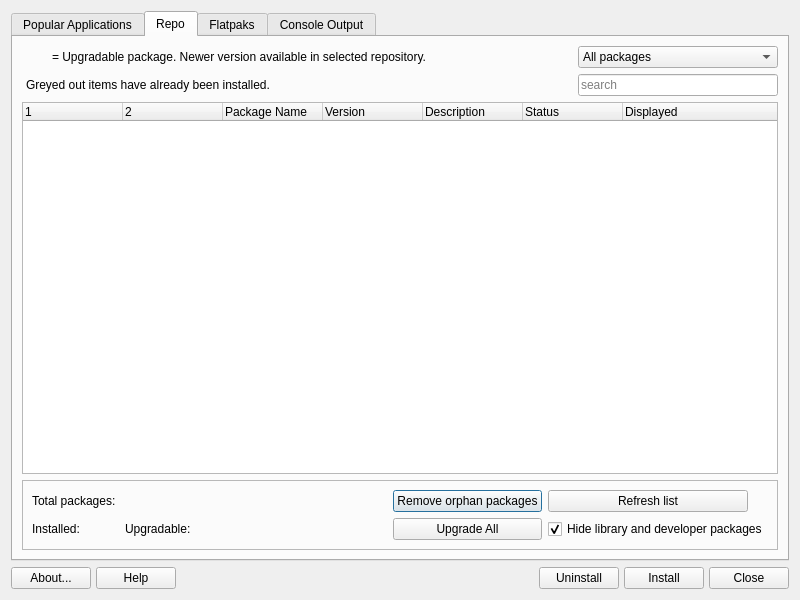
<?xml version="1.0" encoding="UTF-8"?>
<ui version="4.0">
 <class>MainWindow</class>
 <widget class="QDialog" name="MainWindow">
  <property name="geometry">
   <rect>
    <x>0</x>
    <y>0</y>
    <width>800</width>
    <height>600</height>
   </rect>
  </property>
  <property name="sizePolicy">
   <sizepolicy hsizetype="MinimumExpanding" vsizetype="MinimumExpanding">
    <horstretch>0</horstretch>
    <verstretch>0</verstretch>
   </sizepolicy>
  </property>
  <property name="windowTitle">
   <string>Packarch Package Installer</string>
  </property>
  <property name="sizeGripEnabled">
   <bool>false</bool>
  </property>
  <property name="modal">
   <bool>false</bool>
  </property>
  <layout class="QVBoxLayout" name="verticalLayout">
   <item>
    <widget class="QTabWidget" name="tabWidget">
     <property name="sizePolicy">
      <sizepolicy hsizetype="Ignored" vsizetype="Expanding">
       <horstretch>0</horstretch>
       <verstretch>0</verstretch>
      </sizepolicy>
     </property>
     <property name="currentIndex">
      <number>1</number>
     </property>
     <property name="documentMode">
      <bool>false</bool>
     </property>
     <property name="tabsClosable">
      <bool>false</bool>
     </property>
     <property name="movable">
      <bool>false</bool>
     </property>
     <widget class="QWidget" name="tabPopular">
      <property name="sizePolicy">
       <sizepolicy hsizetype="Preferred" vsizetype="Expanding">
        <horstretch>0</horstretch>
        <verstretch>0</verstretch>
       </sizepolicy>
      </property>
      <attribute name="title">
       <string>Popular Applications</string>
      </attribute>
      <layout class="QGridLayout" name="gridLayout">
       <item row="3" column="0" colspan="5">
        <widget class="QTreeWidget" name="treePopularApps">
         <property name="frameShadow">
          <enum>QFrame::Raised</enum>
         </property>
         <property name="tabKeyNavigation">
          <bool>true</bool>
         </property>
         <property name="selectionMode">
          <enum>QAbstractItemView::SingleSelection</enum>
         </property>
         <column>
          <property name="text">
           <string/>
          </property>
         </column>
         <column>
          <property name="text">
           <string/>
          </property>
         </column>
         <column>
          <property name="text">
           <string>Package</string>
          </property>
         </column>
         <column>
          <property name="text">
           <string>Info</string>
          </property>
         </column>
         <column>
          <property name="text">
           <string>Description</string>
          </property>
         </column>
        </widget>
       </item>
       <item row="2" column="2">
        <widget class="QLineEdit" name="searchPopular">
         <property name="minimumSize">
          <size>
           <width>150</width>
           <height>0</height>
          </size>
         </property>
         <property name="maximumSize">
          <size>
           <width>200</width>
           <height>16777215</height>
          </size>
         </property>
         <property name="placeholderText">
          <string>search</string>
         </property>
         <property name="clearButtonEnabled">
          <bool>true</bool>
         </property>
        </widget>
       </item>
       <item row="1" column="0" rowspan="2">
        <widget class="QLabel" name="label">
         <property name="text">
          <string>&lt;html&gt;&lt;head/&gt;&lt;body&gt;&lt;p&gt;&lt;span style=&quot; font-size:16pt;&quot;&gt;Manage popular packages&lt;/span&gt;&lt;/p&gt;&lt;p&gt;Greyed out items have already been installed.&lt;/p&gt;&lt;/body&gt;&lt;/html&gt;</string>
         </property>
        </widget>
       </item>
       <item row="2" column="1">
        <spacer name="horizontalSpacer">
         <property name="orientation">
          <enum>Qt::Horizontal</enum>
         </property>
         <property name="sizeType">
          <enum>QSizePolicy::Expanding</enum>
         </property>
         <property name="sizeHint" stdset="0">
          <size>
           <width>350</width>
           <height>20</height>
          </size>
         </property>
        </spacer>
       </item>
      </layout>
     </widget>
     <widget class="QWidget" name="tabRepo">
      <property name="sizePolicy">
       <sizepolicy hsizetype="Preferred" vsizetype="Expanding">
        <horstretch>0</horstretch>
        <verstretch>0</verstretch>
       </sizepolicy>
      </property>
      <attribute name="title">
       <string>Repo</string>
      </attribute>
      <layout class="QGridLayout" name="gridLayout_2">
       <item row="1" column="3">
        <widget class="QComboBox" name="comboFilterRepo">
         <property name="enabled">
          <bool>true</bool>
         </property>
         <property name="minimumSize">
          <size>
           <width>150</width>
           <height>0</height>
          </size>
         </property>
         <property name="maximumSize">
          <size>
           <width>200</width>
           <height>16777215</height>
          </size>
         </property>
         <property name="toolTip">
          <string>&lt;html&gt;&lt;head/&gt;&lt;body&gt;&lt;p&gt;Filter packages according to their status.&lt;/p&gt;&lt;/body&gt;&lt;/html&gt;</string>
         </property>
         <property name="currentText">
          <string>All packages</string>
         </property>
         <item>
          <property name="text">
           <string>All packages</string>
          </property>
         </item>
         <item>
          <property name="text">
           <string>Installed</string>
          </property>
         </item>
         <item>
          <property name="text">
           <string>Upgradable</string>
          </property>
         </item>
         <item>
          <property name="text">
           <string>Not installed</string>
          </property>
         </item>
        </widget>
       </item>
       <item row="2" column="3">
        <widget class="QLineEdit" name="searchBoxRepo">
         <property name="minimumSize">
          <size>
           <width>150</width>
           <height>0</height>
          </size>
         </property>
         <property name="maximumSize">
          <size>
           <width>200</width>
           <height>16777215</height>
          </size>
         </property>
         <property name="placeholderText">
          <string>search</string>
         </property>
         <property name="clearButtonEnabled">
          <bool>true</bool>
         </property>
        </widget>
       </item>
       <item row="3" column="0" colspan="4">
        <widget class="QTreeWidget" name="treeRepo">
         <property name="sortingEnabled">
          <bool>false</bool>
         </property>
         <column>
          <property name="text">
           <string notr="true"/>
          </property>
         </column>
         <column>
          <property name="text">
           <string/>
          </property>
         </column>
         <column>
          <property name="text">
           <string>Package Name</string>
          </property>
         </column>
         <column>
          <property name="text">
           <string>Version</string>
          </property>
         </column>
         <column>
          <property name="text">
           <string>Description</string>
          </property>
         </column>
         <column>
          <property name="text">
           <string notr="true">Status</string>
          </property>
         </column>
         <column>
          <property name="text">
           <string notr="true">Displayed</string>
          </property>
         </column>
        </widget>
       </item>
       <item row="4" column="0" colspan="4">
        <widget class="QFrame" name="frame">
         <property name="frameShape">
          <enum>QFrame::StyledPanel</enum>
         </property>
         <property name="frameShadow">
          <enum>QFrame::Raised</enum>
         </property>
         <layout class="QGridLayout" name="gridLayout_9">
          <item row="0" column="3">
           <widget class="QLabel" name="labelNumApps">
            <property name="text">
             <string/>
            </property>
           </widget>
          </item>
          <item row="0" column="6" colspan="2">
           <widget class="QPushButton" name="pushRemoveOrphan">
            <property name="text">
             <string>Remove orphan packages</string>
            </property>
            <property name="icon">
             <iconset theme="remove">
              <normaloff>.</normaloff>.</iconset>
            </property>
           </widget>
          </item>
          <item row="1" column="0">
           <widget class="QLabel" name="labelInstalled">
            <property name="text">
             <string>Installed:</string>
            </property>
           </widget>
          </item>
          <item row="0" column="4">
           <spacer name="horizontalSpacer_2">
            <property name="orientation">
             <enum>Qt::Horizontal</enum>
            </property>
            <property name="sizeHint" stdset="0">
             <size>
              <width>40</width>
              <height>20</height>
             </size>
            </property>
           </spacer>
          </item>
          <item row="1" column="5">
           <spacer name="horizontalSpacer_4">
            <property name="orientation">
             <enum>Qt::Horizontal</enum>
            </property>
            <property name="sizeType">
             <enum>QSizePolicy::Preferred</enum>
            </property>
            <property name="sizeHint" stdset="0">
             <size>
              <width>20</width>
              <height>20</height>
             </size>
            </property>
           </spacer>
          </item>
          <item row="1" column="6" colspan="2">
           <widget class="QPushButton" name="pushUpgradeAll">
            <property name="text">
             <string>Upgrade All</string>
            </property>
            <property name="icon">
             <iconset theme="system-upgrade">
              <normaloff>.</normaloff>.</iconset>
            </property>
            <property name="autoDefault">
             <bool>false</bool>
            </property>
           </widget>
          </item>
          <item row="1" column="2">
           <spacer name="horizontalSpacer_6">
            <property name="orientation">
             <enum>Qt::Horizontal</enum>
            </property>
            <property name="sizeType">
             <enum>QSizePolicy::Preferred</enum>
            </property>
            <property name="sizeHint" stdset="0">
             <size>
              <width>20</width>
              <height>20</height>
             </size>
            </property>
           </spacer>
          </item>
          <item row="0" column="8">
           <widget class="QPushButton" name="pushForceUpdateRepo">
            <property name="minimumSize">
             <size>
              <width>150</width>
              <height>0</height>
             </size>
            </property>
            <property name="maximumSize">
             <size>
              <width>200</width>
              <height>16777215</height>
             </size>
            </property>
            <property name="text">
             <string>Refresh list</string>
            </property>
            <property name="icon">
             <iconset theme="reload">
              <normaloff>.</normaloff>.</iconset>
            </property>
            <property name="autoDefault">
             <bool>false</bool>
            </property>
           </widget>
          </item>
          <item row="1" column="1">
           <widget class="QLabel" name="labelNumInst">
            <property name="text">
             <string/>
            </property>
           </widget>
          </item>
          <item row="1" column="8">
           <widget class="QCheckBox" name="checkHideLibs">
            <property name="text">
             <string>Hide library and developer packages</string>
            </property>
            <property name="checked">
             <bool>true</bool>
            </property>
           </widget>
          </item>
          <item row="0" column="0" colspan="3">
           <widget class="QLabel" name="labelTotalApps">
            <property name="text">
             <string>Total packages:</string>
            </property>
           </widget>
          </item>
          <item row="1" column="3">
           <widget class="QLabel" name="labelUpgradable">
            <property name="text">
             <string>Upgradable:</string>
            </property>
           </widget>
          </item>
          <item row="1" column="4">
           <widget class="QLabel" name="labelNumUpgr">
            <property name="text">
             <string/>
            </property>
           </widget>
          </item>
          <item row="0" column="5">
           <spacer name="horizontalSpacer_3">
            <property name="orientation">
             <enum>Qt::Horizontal</enum>
            </property>
            <property name="sizeHint" stdset="0">
             <size>
              <width>40</width>
              <height>20</height>
             </size>
            </property>
           </spacer>
          </item>
         </layout>
        </widget>
       </item>
       <item row="2" column="0" colspan="3">
        <widget class="QLabel" name="label_3">
         <property name="text">
          <string>Greyed out items have already been installed.</string>
         </property>
         <property name="margin">
          <number>0</number>
         </property>
         <property name="indent">
          <number>4</number>
         </property>
        </widget>
       </item>
       <item row="1" column="0">
        <widget class="QPushButton" name="icon">
         <property name="enabled">
          <bool>true</bool>
         </property>
         <property name="sizePolicy">
          <sizepolicy hsizetype="Fixed" vsizetype="Fixed">
           <horstretch>0</horstretch>
           <verstretch>0</verstretch>
          </sizepolicy>
         </property>
         <property name="maximumSize">
          <size>
           <width>24</width>
           <height>16777215</height>
          </size>
         </property>
         <property name="text">
          <string/>
         </property>
         <property name="iconSize">
          <size>
           <width>16</width>
           <height>16</height>
          </size>
         </property>
         <property name="shortcut">
          <string notr="true"/>
         </property>
         <property name="autoDefault">
          <bool>false</bool>
         </property>
         <property name="flat">
          <bool>true</bool>
         </property>
        </widget>
       </item>
       <item row="1" column="1" colspan="2">
        <widget class="QLabel" name="label_2">
         <property name="sizePolicy">
          <sizepolicy hsizetype="Preferred" vsizetype="Preferred">
           <horstretch>0</horstretch>
           <verstretch>0</verstretch>
          </sizepolicy>
         </property>
         <property name="text">
          <string>&lt;html&gt;&lt;head/&gt;&lt;body&gt;&lt;p&gt;= Upgradable package. Newer version available in selected repository.&lt;/p&gt;&lt;/body&gt;&lt;/html&gt;</string>
         </property>
         <property name="wordWrap">
          <bool>false</bool>
         </property>
         <property name="indent">
          <number>-1</number>
         </property>
        </widget>
       </item>
      </layout>
     </widget>
     <widget class="QWidget" name="tabFlatpak">
      <property name="sizePolicy">
       <sizepolicy hsizetype="Preferred" vsizetype="Expanding">
        <horstretch>0</horstretch>
        <verstretch>0</verstretch>
       </sizepolicy>
      </property>
      <attribute name="title">
       <string>Flatpaks</string>
      </attribute>
      <layout class="QGridLayout" name="gridLayout_8">
       <item row="1" column="4">
        <widget class="QComboBox" name="comboFilterFlatpak">
         <property name="enabled">
          <bool>true</bool>
         </property>
         <property name="minimumSize">
          <size>
           <width>150</width>
           <height>0</height>
          </size>
         </property>
         <property name="maximumSize">
          <size>
           <width>200</width>
           <height>16777215</height>
          </size>
         </property>
         <property name="toolTip">
          <string>&lt;html&gt;&lt;head/&gt;&lt;body&gt;&lt;p&gt;Filter packages according to their status.&lt;/p&gt;&lt;/body&gt;&lt;/html&gt;</string>
         </property>
         <property name="currentText">
          <string>All apps</string>
         </property>
         <item>
          <property name="text">
           <string>All apps</string>
          </property>
         </item>
         <item>
          <property name="text">
           <string>All runtimes</string>
          </property>
         </item>
         <item>
          <property name="text">
           <string>All available</string>
          </property>
         </item>
         <item>
          <property name="text">
           <string>Installed apps</string>
          </property>
         </item>
         <item>
          <property name="text">
           <string>Installed runtimes</string>
          </property>
         </item>
         <item>
          <property name="text">
           <string>All installed</string>
          </property>
         </item>
         <item>
          <property name="text">
           <string>Not installed</string>
          </property>
         </item>
        </widget>
       </item>
       <item row="2" column="4">
        <widget class="QLineEdit" name="searchBoxFlatpak">
         <property name="minimumSize">
          <size>
           <width>150</width>
           <height>0</height>
          </size>
         </property>
         <property name="maximumSize">
          <size>
           <width>200</width>
           <height>16777215</height>
          </size>
         </property>
         <property name="placeholderText">
          <string>search</string>
         </property>
         <property name="clearButtonEnabled">
          <bool>true</bool>
         </property>
        </widget>
       </item>
       <item row="4" column="0" colspan="5">
        <widget class="QTreeWidget" name="treeFlatpak">
         <property name="sizePolicy">
          <sizepolicy hsizetype="Expanding" vsizetype="Expanding">
           <horstretch>0</horstretch>
           <verstretch>0</verstretch>
          </sizepolicy>
         </property>
         <property name="sortingEnabled">
          <bool>false</bool>
         </property>
         <column>
          <property name="text">
           <string notr="true"/>
          </property>
         </column>
         <column>
          <property name="text">
           <string>Short Name</string>
          </property>
         </column>
         <column>
          <property name="text">
           <string>Full Package Name</string>
          </property>
         </column>
         <column>
          <property name="text">
           <string>Version</string>
          </property>
         </column>
         <column>
          <property name="text">
           <string>Size</string>
          </property>
         </column>
         <column>
          <property name="text">
           <string notr="true">Status</string>
          </property>
         </column>
         <column>
          <property name="text">
           <string notr="true">Displayed</string>
          </property>
         </column>
         <column>
          <property name="text">
           <string notr="true">Duplication</string>
          </property>
         </column>
         <column>
          <property name="text">
           <string notr="true">Full string</string>
          </property>
         </column>
        </widget>
       </item>
       <item row="6" column="0" colspan="5">
        <widget class="QFrame" name="frameFP">
         <property name="frameShape">
          <enum>QFrame::StyledPanel</enum>
         </property>
         <property name="frameShadow">
          <enum>QFrame::Raised</enum>
         </property>
         <layout class="QGridLayout" name="gridLayout_7">
          <item row="2" column="4">
           <widget class="QLabel" name="labelNumInstFP">
            <property name="text">
             <string/>
            </property>
           </widget>
          </item>
          <item row="2" column="0">
           <widget class="QLabel" name="labelTotalApps_4">
            <property name="text">
             <string>Total items </string>
            </property>
           </widget>
          </item>
          <item row="2" column="1">
           <widget class="QLabel" name="labelNumAppFP">
            <property name="text">
             <string/>
            </property>
           </widget>
          </item>
          <item row="2" column="3">
           <widget class="QLabel" name="labelInstalled_4">
            <property name="text">
             <string>Installed apps:</string>
            </property>
           </widget>
          </item>
          <item row="2" column="11">
           <widget class="QPushButton" name="pushUpgradeFP">
            <property name="text">
             <string>Upgrade All</string>
            </property>
            <property name="icon">
             <iconset theme="system-upgrade">
              <normaloff>.</normaloff>.</iconset>
            </property>
            <property name="autoDefault">
             <bool>false</bool>
            </property>
           </widget>
          </item>
          <item row="2" column="2">
           <spacer name="horizontalSpacer_15">
            <property name="orientation">
             <enum>Qt::Horizontal</enum>
            </property>
            <property name="sizeType">
             <enum>QSizePolicy::Preferred</enum>
            </property>
            <property name="sizeHint" stdset="0">
             <size>
              <width>20</width>
              <height>20</height>
             </size>
            </property>
           </spacer>
          </item>
          <item row="2" column="8">
           <spacer name="horizontalSpacer_16">
            <property name="orientation">
             <enum>Qt::Horizontal</enum>
            </property>
            <property name="sizeType">
             <enum>QSizePolicy::Expanding</enum>
            </property>
            <property name="sizeHint" stdset="0">
             <size>
              <width>20</width>
              <height>20</height>
             </size>
            </property>
           </spacer>
          </item>
          <item row="2" column="10">
           <widget class="QPushButton" name="pushRemotes">
            <property name="text">
             <string>Advanced</string>
            </property>
            <property name="icon">
             <iconset theme="configure">
              <normaloff>.</normaloff>.</iconset>
            </property>
            <property name="autoDefault">
             <bool>false</bool>
            </property>
           </widget>
          </item>
          <item row="2" column="5">
           <spacer name="horizontalSpacer_17">
            <property name="orientation">
             <enum>Qt::Horizontal</enum>
            </property>
            <property name="sizeType">
             <enum>QSizePolicy::Preferred</enum>
            </property>
            <property name="sizeHint" stdset="0">
             <size>
              <width>20</width>
              <height>20</height>
             </size>
            </property>
           </spacer>
          </item>
          <item row="2" column="6">
           <widget class="QLabel" name="labelTotalSize">
            <property name="text">
             <string>Total installed size:</string>
            </property>
           </widget>
          </item>
          <item row="2" column="7">
           <widget class="QLabel" name="labelNumSize">
            <property name="text">
             <string/>
            </property>
           </widget>
          </item>
          <item row="3" column="10" colspan="2">
           <widget class="QPushButton" name="pushRemoveUnused">
            <property name="text">
             <string>Remove unused runtimes</string>
            </property>
            <property name="icon">
             <iconset theme="sweeper">
              <normaloff>.</normaloff>.</iconset>
            </property>
            <property name="autoDefault">
             <bool>false</bool>
            </property>
           </widget>
          </item>
         </layout>
        </widget>
       </item>
       <item row="1" column="0">
        <widget class="QComboBox" name="comboUser">
         <property name="currentText">
          <string>For all users</string>
         </property>
         <item>
          <property name="text">
           <string>For all users</string>
          </property>
         </item>
         <item>
          <property name="text">
           <string>For current user</string>
          </property>
         </item>
        </widget>
       </item>
       <item row="1" column="3">
        <widget class="QComboBox" name="comboRemote">
         <property name="minimumSize">
          <size>
           <width>150</width>
           <height>0</height>
          </size>
         </property>
        </widget>
       </item>
       <item row="1" column="2" alignment="Qt::AlignRight">
        <widget class="QLabel" name="labelRepo">
         <property name="text">
          <string>Remote (repo):</string>
         </property>
        </widget>
       </item>
       <item row="3" column="0">
        <spacer name="verticalSpacerFP">
         <property name="orientation">
          <enum>Qt::Vertical</enum>
         </property>
         <property name="sizeType">
          <enum>QSizePolicy::Preferred</enum>
         </property>
         <property name="sizeHint" stdset="0">
          <size>
           <width>20</width>
           <height>0</height>
          </size>
         </property>
        </spacer>
       </item>
       <item row="2" column="0" colspan="4">
        <widget class="QLabel" name="labelFP">
         <property name="text">
          <string>Greyed out items have already been installed.</string>
         </property>
         <property name="margin">
          <number>0</number>
         </property>
         <property name="indent">
          <number>4</number>
         </property>
        </widget>
       </item>
      </layout>
     </widget>
     <widget class="QWidget" name="tabOutput">
      <property name="sizePolicy">
       <sizepolicy hsizetype="Preferred" vsizetype="Expanding">
        <horstretch>0</horstretch>
        <verstretch>0</verstretch>
       </sizepolicy>
      </property>
      <attribute name="title">
       <string>Console Output</string>
      </attribute>
      <layout class="QGridLayout" name="gridLayout_3">
       <item row="1" column="1">
        <widget class="QPushButton" name="pushEnter">
         <property name="text">
          <string>Enter</string>
         </property>
         <property name="icon">
          <iconset theme="key-enter">
           <normaloff>.</normaloff>.</iconset>
         </property>
        </widget>
       </item>
       <item row="1" column="0">
        <widget class="QLineEdit" name="lineEdit">
         <property name="placeholderText">
          <string>Respond here</string>
         </property>
        </widget>
       </item>
       <item row="0" column="0" colspan="2">
        <widget class="QPlainTextEdit" name="outputBox">
         <property name="undoRedoEnabled">
          <bool>false</bool>
         </property>
         <property name="lineWrapMode">
          <enum>QPlainTextEdit::WidgetWidth</enum>
         </property>
         <property name="readOnly">
          <bool>true</bool>
         </property>
         <property name="overwriteMode">
          <bool>true</bool>
         </property>
         <property name="placeholderText">
          <string notr="true"/>
         </property>
        </widget>
       </item>
      </layout>
     </widget>
    </widget>
   </item>
   <item>
    <layout class="QGridLayout" name="buttonBar" columnstretch="0,0,0,0,0,0,0,0,0">
     <property name="sizeConstraint">
      <enum>QLayout::SetDefaultConstraint</enum>
     </property>
     <property name="leftMargin">
      <number>0</number>
     </property>
     <property name="topMargin">
      <number>0</number>
     </property>
     <property name="rightMargin">
      <number>0</number>
     </property>
     <property name="bottomMargin">
      <number>0</number>
     </property>
     <property name="spacing">
      <number>5</number>
     </property>
     <item row="0" column="1">
      <widget class="QPushButton" name="pushHelp">
       <property name="sizePolicy">
        <sizepolicy hsizetype="Minimum" vsizetype="Preferred">
         <horstretch>0</horstretch>
         <verstretch>0</verstretch>
        </sizepolicy>
       </property>
       <property name="toolTip">
        <string>Display help </string>
       </property>
       <property name="text">
        <string>Help</string>
       </property>
       <property name="icon">
        <iconset theme="help-contents">
         <normaloff>.</normaloff>.</iconset>
       </property>
       <property name="shortcut">
        <string>Alt+H</string>
       </property>
       <property name="autoDefault">
        <bool>false</bool>
       </property>
      </widget>
     </item>
     <item row="0" column="2">
      <spacer name="horizontalSpacer1">
       <property name="orientation">
        <enum>Qt::Horizontal</enum>
       </property>
       <property name="sizeType">
        <enum>QSizePolicy::Expanding</enum>
       </property>
       <property name="sizeHint" stdset="0">
        <size>
         <width>40</width>
         <height>20</height>
        </size>
       </property>
      </spacer>
     </item>
     <item row="0" column="4">
      <spacer name="horizontalSpacer2">
       <property name="orientation">
        <enum>Qt::Horizontal</enum>
       </property>
       <property name="sizeType">
        <enum>QSizePolicy::Expanding</enum>
       </property>
       <property name="sizeHint" stdset="0">
        <size>
         <width>40</width>
         <height>20</height>
        </size>
       </property>
      </spacer>
     </item>
     <item row="0" column="6">
      <widget class="QPushButton" name="pushInstall">
       <property name="sizePolicy">
        <sizepolicy hsizetype="Minimum" vsizetype="Preferred">
         <horstretch>0</horstretch>
         <verstretch>0</verstretch>
        </sizepolicy>
       </property>
       <property name="text">
        <string>Install</string>
       </property>
       <property name="icon">
        <iconset theme="run-install">
         <normaloff>.</normaloff>.</iconset>
       </property>
       <property name="shortcut">
        <string>Alt+I</string>
       </property>
       <property name="autoDefault">
        <bool>false</bool>
       </property>
       <property name="default">
        <bool>false</bool>
       </property>
      </widget>
     </item>
     <item row="0" column="8">
      <widget class="QPushButton" name="pushCancel">
       <property name="sizePolicy">
        <sizepolicy hsizetype="Minimum" vsizetype="Preferred">
         <horstretch>0</horstretch>
         <verstretch>0</verstretch>
        </sizepolicy>
       </property>
       <property name="toolTip">
        <string>Quit application</string>
       </property>
       <property name="text">
        <string>Close</string>
       </property>
       <property name="icon">
        <iconset theme="window-close">
         <normaloff>.</normaloff>.</iconset>
       </property>
       <property name="shortcut">
        <string>Alt+C</string>
       </property>
       <property name="autoDefault">
        <bool>false</bool>
       </property>
      </widget>
     </item>
     <item row="0" column="5">
      <widget class="QPushButton" name="pushUninstall">
       <property name="sizePolicy">
        <sizepolicy hsizetype="Minimum" vsizetype="Preferred">
         <horstretch>0</horstretch>
         <verstretch>0</verstretch>
        </sizepolicy>
       </property>
       <property name="text">
        <string>Uninstall</string>
       </property>
       <property name="icon">
        <iconset theme="archive-remove">
         <normaloff>.</normaloff>.</iconset>
       </property>
       <property name="shortcut">
        <string>Alt+U</string>
       </property>
       <property name="autoDefault">
        <bool>false</bool>
       </property>
      </widget>
     </item>
     <item row="0" column="0">
      <widget class="QPushButton" name="pushAbout">
       <property name="sizePolicy">
        <sizepolicy hsizetype="Minimum" vsizetype="Preferred">
         <horstretch>0</horstretch>
         <verstretch>0</verstretch>
        </sizepolicy>
       </property>
       <property name="toolTip">
        <string>About this application</string>
       </property>
       <property name="text">
        <string>About...</string>
       </property>
       <property name="icon">
        <iconset theme="help-about">
         <normaloff>.</normaloff>.</iconset>
       </property>
       <property name="shortcut">
        <string>Alt+B</string>
       </property>
       <property name="autoDefault">
        <bool>false</bool>
       </property>
      </widget>
     </item>
    </layout>
   </item>
  </layout>
 </widget>
 <tabstops>
  <tabstop>tabWidget</tabstop>
  <tabstop>searchPopular</tabstop>
  <tabstop>treePopularApps</tabstop>
  <tabstop>pushAbout</tabstop>
  <tabstop>pushHelp</tabstop>
  <tabstop>pushInstall</tabstop>
  <tabstop>pushCancel</tabstop>
 </tabstops>
 <resources/>
 <connections/>
</ui>
